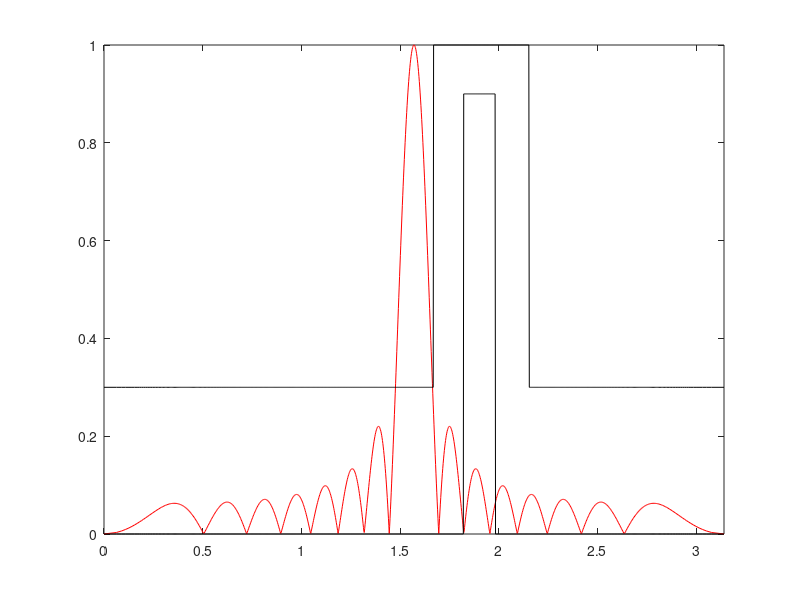

The MATLAB script that drew this image: (Note: this script raises an error after producing the figure.)


clc
clear all

lambda = 2;
% d is the distance between adjacent sources
d = lambda / 2;
beta = 2*pi*d / lambda;

number_samples = 1000;

%phi = linspace(0, 2*pi, number_samples);
%theta = beta*d*cos(phi);
theta = linspace(-beta*d,beta*d, number_samples);

%series_coefficients = ones(N,1);
% series_coefficients = zeros(N,1);
series_coefficients = [1;1;1;1;1;1;1;1;1;1;1;1;1;1;1;1];
direction = pi/2;
% series_coefficients = [1; ...
%                        exp(1j*-beta*d*cos(direction)); ...
%                        exp(1j*2*-beta*d*cos(direction)); ...
%                        exp(1j*3*-beta*d*cos(direction)); ...
%                        exp(1j*4*-beta*d*cos(direction)); ...
%                        exp(1j*5*-beta*d*cos(direction))];
                   
N = length(series_coefficients);

%Input requirements for the MASK
MASK_L = zeros(1, number_samples);
MASK_H = zeros(1, number_samples);


MASK_H(1:end) = 0.3;
MASK_H(number_samples/2+number_samples/20:number_samples/2+number_samples/5+number_samples/8-number_samples/20) = 1;
MASK_L(number_samples/2 + number_samples/8:number_samples/2 + number_samples/10 + number_samples/10) = 0.9;

MASK_H = fliplr(MASK_H);
MASK_L = fliplr(MASK_L);

A = zeros(1,number_samples);
for i = 0:(N-1)
    % Computes the array factor for each sample point
    %A(i) = (1/N)*transpose(series_coefficients)*exp(1j*theta(i)*transpose(linspace(0,N-1,N)));
    A = A + series_coefficients(i+1)*exp(1j*i*theta);
end
A = A/N;

figure;
plot(fliplr(acos(theta/(beta*d))),fliplr(abs(A)),'r');
hold on;
plot(fliplr(acos(theta/(beta*d))),fliplr(MASK_H),'k');
hold on;
plot(fliplr(acos(theta/(beta*d))),fliplr(MASK_L),'k');
hold on;
axis([0 pi 0 1]);

%% Method to iteratively generate the array factor

iterations_limit = 2000;
iterations_count = 1;
acceptance_threshold = 0.005;
valid_yet = false;

all_errors_1 = zeros(1,iterations_limit);
all_errors_2 = zeros(1,iterations_limit);

Derived_AF = zeros(1,number_samples);
while(~valid_yet&&(iterations_count < iterations_limit))
    Derived_AF = zeros(1,number_samples);
    for i = 0:(N-1)
        % Computes the array factor for each sample point
        Derived_AF = Derived_AF + series_coefficients(i+1)*exp(1j*i*theta);
    end
    Derived_AF = Derived_AF/N;
    
    %Check for satisfying mask requirements
    if((any(abs(Derived_AF) > MASK_H) == 0)&&(any(abs(Derived_AF) < MASK_L) == 0))
        valid_yet = true;
    end
    
    error_1 = sumsqr(abs(Derived_AF(abs(Derived_AF) < MASK_L) - MASK_L(abs(Derived_AF) < MASK_L))) + ...
            sumsqr(abs(Derived_AF(abs(Derived_AF) > MASK_H) - MASK_H(abs(Derived_AF) > MASK_H)));
      

    Basis = exp(linspace(0,N-1,N).' * theta .* 1j);
    error_1 = multibeam_error_sumsqr_points_outside_mask(MASK_L, MASK_H, series_coefficients.', ones(1,N), Basis);

    error_2 = (sumsqr(abs(Derived_AF(abs(Derived_AF) < MASK_L)).^2 - abs(MASK_L(abs(Derived_AF) < MASK_L)).^2) + ...
            sumsqr(abs(Derived_AF(abs(Derived_AF) > MASK_H)).^2 - abs(MASK_H(abs(Derived_AF) > MASK_H)).^2));
        
    all_errors_1(iterations_count) = error_1;
    all_errors_2(iterations_count) = error_2;
    if(error_2 < acceptance_threshold)
        break;
    end
%     if(iterations_count > 1 && (error > all_errors(iterations_count - 1)))
%         break;
%     end
    
    %Doesn't satisfy, then compute the series coefficients
    Derived_AF(abs(Derived_AF) > MASK_H) = MASK_H(abs(Derived_AF) > MASK_H);
    Derived_AF(abs(Derived_AF) < MASK_L) = MASK_L(abs(Derived_AF) < MASK_L);
    % Map to N series and plot
    for i = 0:(N-1)
        integrand = Derived_AF.*exp(-1j*i*theta);
        integral_sum = 0;
        for m = 1:number_samples-1
            integral_sum = integral_sum + beta*d/number_samples*(integrand(m)+integrand(m+1));
        end
        series_coefficients(i+1) = integral_sum*N/(2*beta*d);
    end
    
    
    iterations_count = iterations_count + 1;
    if(mod(iterations_count,100)==0)
        fprintf('Elapsed iterations: %d\n',iterations_count);
    end
   
    
end
%%

fprintf('Number of iterations taken: %d\n',iterations_count);
fprintf('Final error_1: %d\n',error_1);
fprintf('Final error_2: %d\n',error_2);

plot(fliplr(acos(theta/(beta*d))),fliplr(abs(Derived_AF)),'b');

figure;
subplot(2,1,1);
plot(all_errors_1(1:iterations_count));
title('Error 1');
subplot(2,1,2);
plot(all_errors_2(1:iterations_count));
title('Error 2');

for i = 1:iterations_limit - 1
    if(all_errors_1(i+1) > all_errors_1(i))
        fprintf('Index %d has increasing error_1\n', i);
        break;
    end
end
for i = 1:iterations_limit - 1
    if(all_errors_2(i+1) > all_errors_2(i))
        fprintf('Index %d has increasing error_2\n', i);
        break;
    end
end